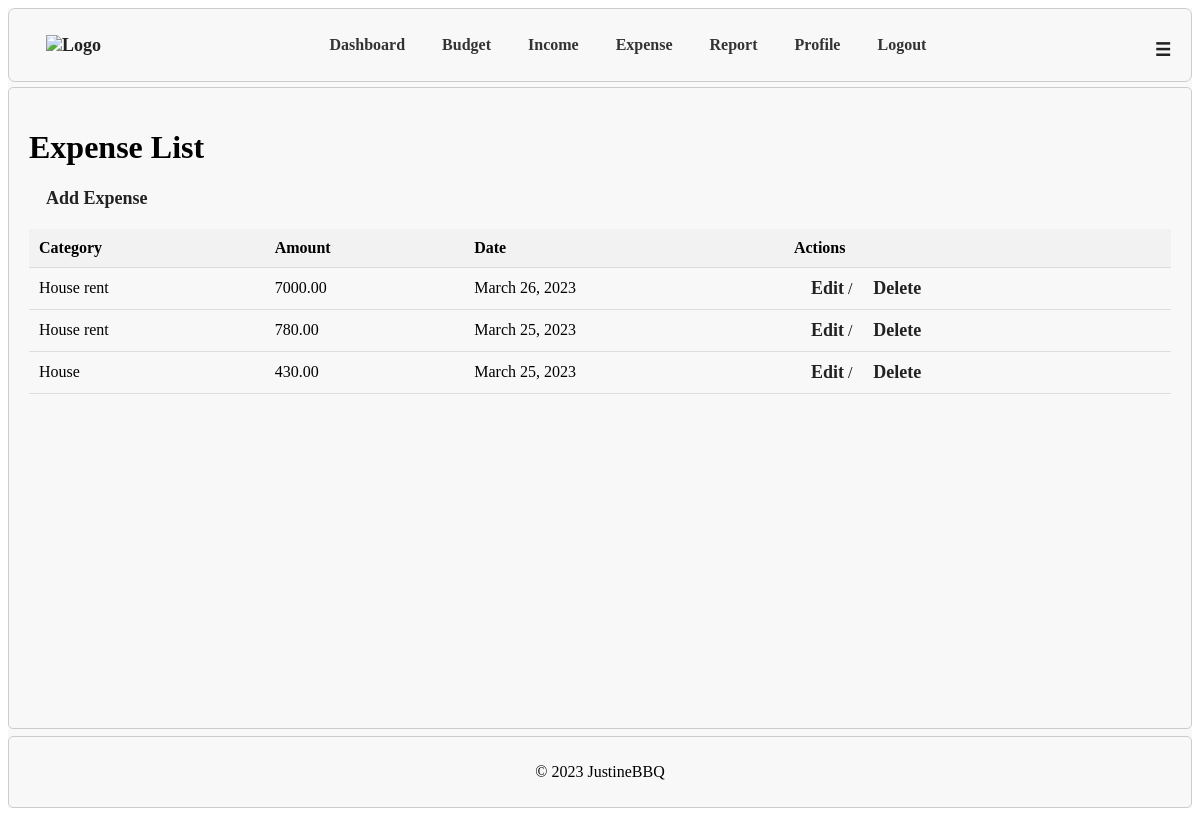
The app's page /expenses/ (signed in) with its own data.
### app/models.py (models this page shows, shortened)
class Expense(models.Model):
    user = models.ForeignKey(User, on_delete=models.CASCADE)
    amount = models.DecimalField(max_digits=10, decimal_places=2)
    category = models.CharField(max_length=100)
    budget = models.ForeignKey(Budget, on_delete=models.CASCADE, null=True, blank=True, default=None)
    date = models.DateField()

### app/views.py (the view)
# urls.py: path('expenses/', expenses_list, name='expenses_list'),
@login_required
def expenses_list(request):
    expenses = Expense.objects.filter(user=request.user)
    return render(request, 'expenses_list.html', {'expenses': expenses})

### app/templates/expenses_list.html
{% extends 'base.html' %}
{% block content %}
  <h1>Expense List</h1>
  <a href="{% url 'create_expense' %}">Add Expense</a>
  <table>
    <thead>
      <tr>
        <th>Category</th>
        <th>Amount</th>
        <th>Date</th>
        <th>Actions</th>
      </tr>
    </thead>
    <tbody>
      {% for expense in expenses %}
        <tr>
          <td>{{ expense.category }}</td>
          <td>{{ expense.amount }}</td>
          <td>{{ expense.date }}</td>
          <td>
            <a href="{% url 'edit_expense' expense.id %}">Edit</a> /
            <a href="{% url 'delete_expense' expense.id %}">Delete</a>
          </td>
        </tr>
      {% empty %}
        <tr>
          <td colspan="4">No expenses found.</td>
        </tr>
        {% endfor %}
    </tbody>
  </table>
{% endblock %}

### app/static/style.css (style rules this page uses)
table { width: 100%; border-collapse: collapse; margin-top: 20px; }
th, td { padding: 10px; text-align: left; border-bottom: 1px solid #ddd; }
th { background-color: #f2f2f2; font-weight: bold; }
a { color: #222; text-decoration: none; font-weight: bold; font-size: 18px; margin-left: 17px; padding-top: 10px; }

### records on screen
Expense: category "House rent", amount "7000.00", date "March 26, 2023"
Expense: category "House rent", amount "780.00", date "March 25, 2023"
Expense: category "House", amount "430.00", date "March 25, 2023"
